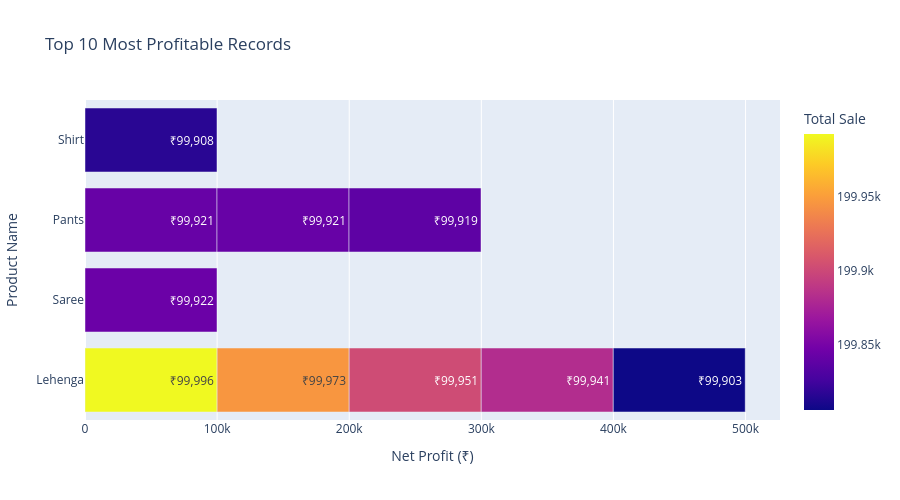

The code cell stored with this chart in its notebook:
### Markdown cell above
## 5. Top 10 Profitable Records (Bar + Table)

### Code cell
top_profit = df.nlargest(10, 'Net Profit')[['Product Name', 'Net Profit', 'Total Sale', 'Year']]

fig5 = px.bar(top_profit, x='Net Profit', y='Product Name', orientation='h',
              title='Top 10 Most Profitable Records',
              text='Net Profit', color='Total Sale')
fig5.update_traces(texttemplate='₹%{x:,.0f}', textposition='auto')
fig5.update_layout(height=500, font_size=12, xaxis_title='Net Profit (₹)')
fig5.show()

# Bonus: Data table
print(top_profit.to_string(index=False))

### Figure 1 — Plotly figure (JSON) as saved in the notebook; plotly's stock layout.template omitted (floating-point values rounded to 4 significant figures)
{"data": [{"alignmentgroup": "True", "hovertemplate": "Net Profit=%{text}<br>Product Name=%{y}<br>Total Sale=%{marker.color}<extra></extra>", "legendgroup": "", "marker": {"color": [199992, 199946, 199902, 199882, 199844, 199842, 199842, 199838, 199816, 199806], "coloraxis": "coloraxis", "pattern": {"shape": ""}}, "name": "", "offsetgroup": "", "orientation": "h", "showlegend": false, "text": [99996, 99973, 99951, 99941, 99922, 99921, 99921, 99919, 99908, 99903], "textposition": "auto", "texttemplate": "₹%{x:,.0f}", "type": "bar", "x": [99996, 99973, 99951, 99941, 99922, 99921, 99921, 99919, 99908, 99903], "xaxis": "x", "y": ["Lehenga", "Lehenga", "Lehenga", "Lehenga", "Saree", "Pants", "Pants", "Pants", "Shirt", "Lehenga"], "yaxis": "y"}], "layout": {"barmode": "relative", "coloraxis": {"colorbar": {"title": {"text": "Total Sale"}}, "colorscale": [[0, "#0d0887"], [0.1111, "#46039f"], [0.2222, "#7201a8"], [0.3333, "#9c179e"], [0.4444, "#bd3786"], [0.5556, "#d8576b"], [0.6667, "#ed7953"], [0.7778, "#fb9f3a"], [0.8889, "#fdca26"], [1, "#f0f921"]]}, "font": {"size": 12}, "height": 500, "legend": {"tracegroupgap": 0}, "title": {"text": "Top 10 Most Profitable Records"}, "xaxis": {"anchor": "y", "domain": [0, 1], "title": {"text": "Net Profit (₹)"}}, "yaxis": {"anchor": "x", "domain": [0, 1], "title": {"text": "Product Name"}}}}
